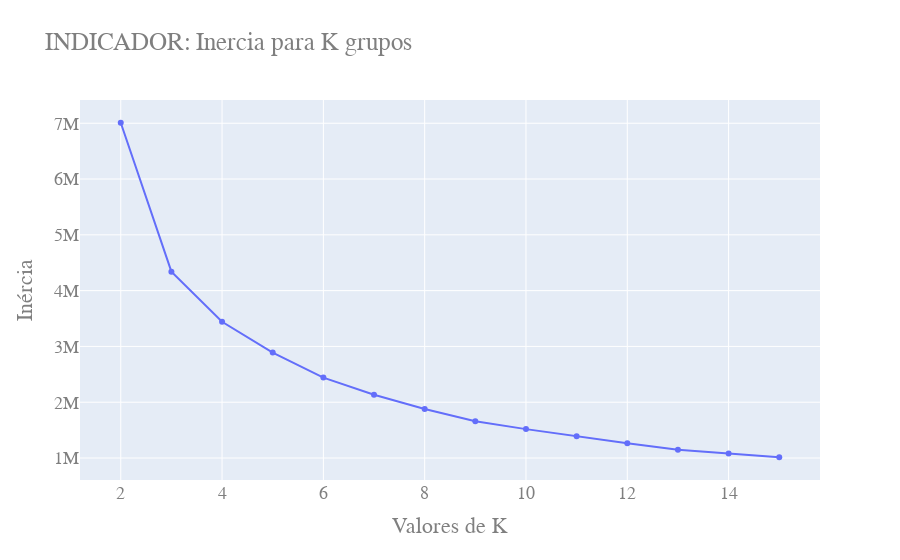

Notebook code cell kept with this figure:
### Code cell
fig = go.Figure()
fig.add_trace(go.Scatter(x = faixa_n_clusters, y = valores_inercia))
fig.update_layout(
    title = "INDICADOR: Inercia para K grupos",
    xaxis_title = "Valores de K",
    yaxis_title = "Inércia",
    font = dict(
        family = "Courier New, monospace",
        size=18,
        color="#7f7f7f"
    )
)
fig.show()

### Figure 1 — Plotly figure (JSON) as saved in the notebook; plotly's stock layout.template omitted (floating-point values rounded to 4 significant figures)
{"data": [{"type": "scatter", "x": [2, 3, 4, 5, 6, 7, 8, 9, 10, 11, 12, 13, 14, 15], "y": [7009000.0, 4340000.0, 3442000.0, 2889000.0, 2442000.0, 2133000.0, 1878000.0, 1660000.0, 1518000.0, 1390000.0, 1267000.0, 1149000.0, 1083000.0, 1014000.0]}], "layout": {"font": {"color": "#7f7f7f", "family": "Courier New, monospace", "size": 18}, "title": {"text": "INDICADOR: Inercia para K grupos"}, "xaxis": {"title": {"text": "Valores de K"}}, "yaxis": {"title": {"text": "Inércia"}}}}
